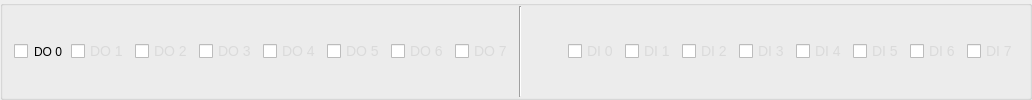
             <widget class="QGroupBox" name="groupBox_3">
              <property name="minimumSize">
               <size>
                <width>0</width>
                <height>47</height>
               </size>
              </property>
              <property name="maximumSize">
               <size>
                <width>16777215</width>
                <height>100</height>
               </size>
              </property>
              <property name="styleSheet">
               <string notr="true">#groupBox_3{
border: 1px solid rgba(200, 200, 200,100);
border-bottom: 1px solid rgba(200, 200, 200,100);
border-radius:5px;
color: rgb(218, 218, 218);
font-size: 14px;
}</string>
              </property>
              <property name="title">
               <string/>
              </property>
              <property name="alignment">
               <set>Qt::AlignLeading|Qt::AlignLeft|Qt::AlignTop</set>
              </property>
              <layout class="QHBoxLayout" name="horizontalLayout_6">
               <property name="leftMargin">
                <number>11</number>
               </property>
               <property name="topMargin">
                <number>0</number>
               </property>
               <property name="rightMargin">
                <number>11</number>
               </property>
               <property name="bottomMargin">
                <number>0</number>
               </property>
               <item>
                <widget class="QCheckBox" name="checkBox_2">
                 <property name="minimumSize">
                  <size>
                   <width>51</width>
                   <height>0</height>
                  </size>
                 </property>
                 <property name="autoFillBackground">
                  <bool>false</bool>
                 </property>
                 <property name="styleSheet">
                  <string notr="true">color: rgb(218, 218, 218);
font-size: 14px;

QCheckBox::indicator:unchecked {
	background-color: rgb(255, 255, 255);
}

QCheckBox::indicator:checked {
	background-color: rgb(255, 0, 0);
}
</string>
                 </property>
                 <property name="text">
                  <string>DO 0</string>
                 </property>
                </widget>
               </item>
               <item>
                <widget class="QCheckBox" name="checkBox_3">
                 <property name="minimumSize">
                  <size>
                   <width>51</width>
                   <height>0</height>
                  </size>
                 </property>
                 <property name="styleSheet">
                  <string notr="true">color: rgb(218, 218, 218);
font-size: 14px;</string>
                 </property>
                 <property name="text">
                  <string>DO 1</string>
                 </property>
                </widget>
               </item>
               <item>
                <widget class="QCheckBox" name="checkBox_4">
                 <property name="minimumSize">
                  <size>
                   <width>51</width>
                   <height>0</height>
                  </size>
                 </property>
                 <property name="styleSheet">
                  <string notr="true">color: rgb(218, 218, 218);
font-size: 14px;</string>
                 </property>
                 <property name="text">
                  <string>DO 2</string>
                 </property>
                </widget>
               </item>
               <item>
                <widget class="QCheckBox" name="checkBox_5">
                 <property name="minimumSize">
                  <size>
                   <width>51</width>
                   <height>0</height>
                  </size>
                 </property>
                 <property name="styleSheet">
                  <string notr="true">color: rgb(218, 218, 218);
font-size: 14px;</string>
                 </property>
                 <property name="text">
                  <string>DO 3</string>
                 </property>
                </widget>
               </item>
               <item>
                <widget class="QCheckBox" name="checkBox_6">
                 <property name="minimumSize">
                  <size>
                   <width>51</width>
                   <height>0</height>
                  </size>
                 </property>
                 <property name="styleSheet">
                  <string notr="true">color: rgb(218, 218, 218);
font-size: 14px;</string>
                 </property>
                 <property name="text">
                  <string>DO 4</string>
                 </property>
                </widget>
               </item>
               <item>
                <widget class="QCheckBox" name="checkBox_7">
                 <property name="minimumSize">
                  <size>
                   <width>51</width>
                   <height>0</height>
                  </size>
                 </property>
                 <property name="styleSheet">
                  <string notr="true">color: rgb(218, 218, 218);
font-size: 14px;</string>
                 </property>
                 <property name="text">
                  <string>DO 5</string>
                 </property>
                </widget>
               </item>
               <item>
                <widget class="QCheckBox" name="checkBox_8">
                 <property name="minimumSize">
                  <size>
                   <width>51</width>
                   <height>0</height>
                  </size>
                 </property>
                 <property name="styleSheet">
                  <string notr="true">color: rgb(218, 218, 218);
font-size: 14px;</string>
                 </property>
                 <property name="text">
                  <string>DO 6</string>
                 </property>
                </widget>
               </item>
               <item>
                <widget class="QCheckBox" name="checkBox_9">
                 <property name="minimumSize">
                  <size>
                   <width>51</width>
                   <height>0</height>
                  </size>
                 </property>
                 <property name="styleSheet">
                  <string notr="true">color: rgb(218, 218, 218);
font-size: 14px;</string>
                 </property>
                 <property name="text">
                  <string>DO 7</string>
                 </property>
                </widget>
               </item>
               <item>
                <widget class="Line" name="line_2">
                 <property name="orientation">
                  <enum>Qt::Vertical</enum>
                 </property>
                </widget>
               </item>
               <item>
                <spacer name="horizontalSpacer_14">
                 <property name="orientation">
                  <enum>Qt::Horizontal</enum>
                 </property>
                 <property name="sizeHint" stdset="0">
                  <size>
                   <width>40</width>
                   <height>20</height>
                  </size>
                 </property>
                </spacer>
               </item>
               <item>
                <widget class="QCheckBox" name="checkBox_10">
                 <property name="styleSheet">
                  <string notr="true">color: rgb(218, 218, 218);
font-size: 14px;</string>
                 </property>
                 <property name="text">
                  <string>DI 0</string>
                 </property>
                </widget>
               </item>
               <item>
                <widget class="QCheckBox" name="checkBox_11">
                 <property name="styleSheet">
                  <string notr="true">color: rgb(218, 218, 218);
font-size: 14px;</string>
                 </property>
                 <property name="text">
                  <string>DI 1</string>
                 </property>
                </widget>
               </item>
               <item>
                <widget class="QCheckBox" name="checkBox_12">
                 <property name="styleSheet">
                  <string notr="true">color: rgb(218, 218, 218);
font-size: 14px;</string>
                 </property>
                 <property name="text">
                  <string>DI 2</string>
                 </property>
                </widget>
               </item>
               <item>
                <widget class="QCheckBox" name="checkBox_13">
                 <property name="styleSheet">
                  <string notr="true">color: rgb(218, 218, 218);
font-size: 14px;</string>
                 </property>
                 <property name="text">
                  <string>DI 3</string>
                 </property>
                </widget>
               </item>
               <item>
                <widget class="QCheckBox" name="checkBox_14">
                 <property name="styleSheet">
                  <string notr="true">color: rgb(218, 218, 218);
font-size: 14px;</string>
                 </property>
                 <property name="text">
                  <string>DI 4</string>
                 </property>
                </widget>
               </item>
               <item>
                <widget class="QCheckBox" name="checkBox_15">
                 <property name="styleSheet">
                  <string notr="true">color: rgb(218, 218, 218);
font-size: 14px;</string>
                 </property>
                 <property name="text">
                  <string>DI 5</string>
                 </property>
                </widget>
               </item>
               <item>
                <widget class="QCheckBox" name="checkBox_16">
                 <property name="styleSheet">
                  <string notr="true">color: rgb(218, 218, 218);
font-size: 14px;</string>
                 </property>
                 <property name="text">
                  <string>DI 6</string>
                 </property>
                </widget>
               </item>
               <item>
                <widget class="QCheckBox" name="checkBox_17">
                 <property name="styleSheet">
                  <string notr="true">color: rgb(218, 218, 218);
font-size: 14px;</string>
                 </property>
                 <property name="text">
                  <string>DI 7</string>
                 </property>
                </widget>
               </item>
              </layout>
             </widget>
